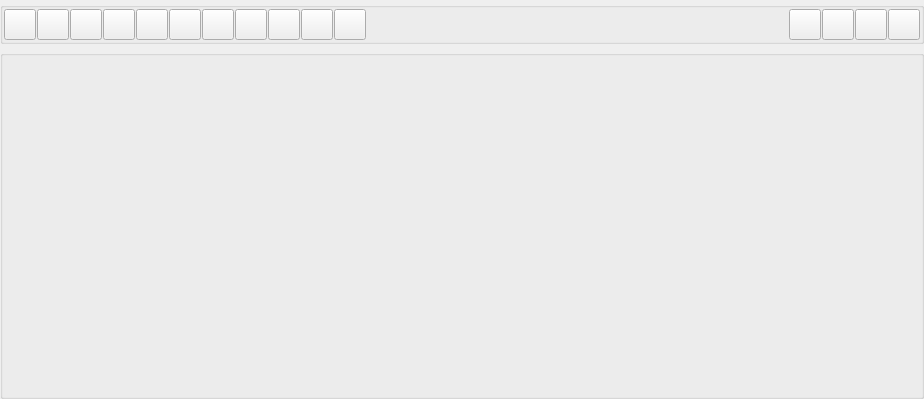
<?xml version="1.0" encoding="UTF-8"?>
<ui version="4.0">
 <class>DBFormDlg</class>
 <widget class="QWidget" name="DBFormDlg">
  <property name="geometry">
   <rect>
    <x>0</x>
    <y>0</y>
    <width>924</width>
    <height>399</height>
   </rect>
  </property>
  <property name="sizePolicy">
   <sizepolicy hsizetype="Expanding" vsizetype="Expanding">
    <horstretch>0</horstretch>
    <verstretch>0</verstretch>
   </sizepolicy>
  </property>
  <property name="windowTitle">
   <string/>
  </property>
  <property name="windowIcon">
   <iconset resource="../resources/resources.qrc">
    <normaloff>:/aplicacion/images/alephLogoIcon.ico</normaloff>:/aplicacion/images/alephLogoIcon.ico</iconset>
  </property>
  <layout class="QVBoxLayout" name="verticalLayout">
   <property name="leftMargin">
    <number>0</number>
   </property>
   <property name="topMargin">
    <number>2</number>
   </property>
   <property name="rightMargin">
    <number>0</number>
   </property>
   <property name="bottomMargin">
    <number>0</number>
   </property>
   <item>
    <widget class="QGroupBox" name="gbButtons">
     <property name="title">
      <string/>
     </property>
     <property name="flat">
      <bool>false</bool>
     </property>
     <layout class="QHBoxLayout" name="horizontalLayout_2">
      <property name="spacing">
       <number>1</number>
      </property>
      <property name="leftMargin">
       <number>1</number>
      </property>
      <property name="topMargin">
       <number>1</number>
      </property>
      <property name="rightMargin">
       <number>1</number>
      </property>
      <property name="bottomMargin">
       <number>1</number>
      </property>
      <item>
       <widget class="QToolButton" name="pbWizard">
        <property name="sizePolicy">
         <sizepolicy hsizetype="Maximum" vsizetype="Fixed">
          <horstretch>25</horstretch>
          <verstretch>0</verstretch>
         </sizepolicy>
        </property>
        <property name="toolTip">
         <string>Crea un nuevo registro usando el asistente</string>
        </property>
        <property name="statusTip">
         <string>Crea un nuevo registro usando el asistente</string>
        </property>
        <property name="whatsThis">
         <string>Permite crear un nuevo tipo de registro en esta tabla utilizando un registro que le auxilia y ayuda en el proceso.</string>
        </property>
        <property name="text">
         <string/>
        </property>
        <property name="icon">
         <iconset resource="../resources/resources.qrc">
          <normaloff>:/generales/images/wizard.png</normaloff>:/generales/images/wizard.png</iconset>
        </property>
        <property name="iconSize">
         <size>
          <width>24</width>
          <height>24</height>
         </size>
        </property>
       </widget>
      </item>
      <item>
       <widget class="QToolButton" name="pbNew">
        <property name="sizePolicy">
         <sizepolicy hsizetype="Maximum" vsizetype="Fixed">
          <horstretch>25</horstretch>
          <verstretch>0</verstretch>
         </sizepolicy>
        </property>
        <property name="toolTip">
         <string>Crea un nuevo registro (F2)</string>
        </property>
        <property name="statusTip">
         <string>Crea un nuevo registro (F2)</string>
        </property>
        <property name="whatsThis">
         <string>Permite crear un nuevo tipo de registro en esta tabla.</string>
        </property>
        <property name="text">
         <string/>
        </property>
        <property name="icon">
         <iconset resource="../resources/resources.qrc">
          <normaloff>:/generales/images/edit_add.png</normaloff>:/generales/images/edit_add.png</iconset>
        </property>
        <property name="iconSize">
         <size>
          <width>24</width>
          <height>24</height>
         </size>
        </property>
        <property name="shortcut">
         <string>F2</string>
        </property>
       </widget>
      </item>
      <item>
       <widget class="QToolButton" name="pbEdit">
        <property name="sizePolicy">
         <sizepolicy hsizetype="Maximum" vsizetype="Fixed">
          <horstretch>25</horstretch>
          <verstretch>0</verstretch>
         </sizepolicy>
        </property>
        <property name="toolTip">
         <string>Modificar el registro seleccionado (F3)</string>
        </property>
        <property name="statusTip">
         <string>Modificar el registro seleccionado (F3)</string>
        </property>
        <property name="whatsThis">
         <string>Abre el formulario de edición del registro actualmente seleccionado.</string>
        </property>
        <property name="text">
         <string/>
        </property>
        <property name="icon">
         <iconset resource="../resources/resources.qrc">
          <normaloff>:/generales/images/edit_edit.png</normaloff>:/generales/images/edit_edit.png</iconset>
        </property>
        <property name="iconSize">
         <size>
          <width>24</width>
          <height>24</height>
         </size>
        </property>
        <property name="shortcut">
         <string>F3</string>
        </property>
       </widget>
      </item>
      <item>
       <widget class="QToolButton" name="pbView">
        <property name="sizePolicy">
         <sizepolicy hsizetype="Maximum" vsizetype="Fixed">
          <horstretch>0</horstretch>
          <verstretch>0</verstretch>
         </sizepolicy>
        </property>
        <property name="toolTip">
         <string>Visualiza en modo lectura el registro</string>
        </property>
        <property name="statusTip">
         <string>Visualiza en modo lectura el registro</string>
        </property>
        <property name="whatsThis">
         <string>Visualiza en modo lectura el registro</string>
        </property>
        <property name="text">
         <string/>
        </property>
        <property name="icon">
         <iconset resource="../resources/resources.qrc">
          <normaloff>:/generales/images/preview.png</normaloff>:/generales/images/preview.png</iconset>
        </property>
        <property name="iconSize">
         <size>
          <width>24</width>
          <height>24</height>
         </size>
        </property>
        <property name="shortcut">
         <string>F4</string>
        </property>
       </widget>
      </item>
      <item>
       <widget class="QToolButton" name="pbCopy">
        <property name="sizePolicy">
         <sizepolicy hsizetype="Maximum" vsizetype="Fixed">
          <horstretch>0</horstretch>
          <verstretch>0</verstretch>
         </sizepolicy>
        </property>
        <property name="toolTip">
         <string>Copia los datos del registro actual a uno nuevo (F4)</string>
        </property>
        <property name="statusTip">
         <string>Copia los datos del registro actual a uno nuevo (F4)</string>
        </property>
        <property name="whatsThis">
         <string>Utilice esta opción si desea trabajar con un nuevo registro pero partiendo de los datos de un registro ya existente.</string>
        </property>
        <property name="text">
         <string/>
        </property>
        <property name="icon">
         <iconset resource="../resources/resources.qrc">
          <normaloff>:/generales/images/copyrecord.png</normaloff>:/generales/images/copyrecord.png</iconset>
        </property>
        <property name="iconSize">
         <size>
          <width>24</width>
          <height>24</height>
         </size>
        </property>
       </widget>
      </item>
      <item>
       <widget class="QToolButton" name="pbDelete">
        <property name="sizePolicy">
         <sizepolicy hsizetype="Maximum" vsizetype="Fixed">
          <horstretch>25</horstretch>
          <verstretch>0</verstretch>
         </sizepolicy>
        </property>
        <property name="toolTip">
         <string>Borrar registro seleccionado (F5)</string>
        </property>
        <property name="statusTip">
         <string>Borrar registro seleccionado (F5)</string>
        </property>
        <property name="whatsThis">
         <string>Borra el registro actualmente seleccionado.</string>
        </property>
        <property name="text">
         <string/>
        </property>
        <property name="icon">
         <iconset resource="../resources/resources.qrc">
          <normaloff>:/generales/images/delete.png</normaloff>:/generales/images/delete.png</iconset>
        </property>
        <property name="iconSize">
         <size>
          <width>24</width>
          <height>24</height>
         </size>
        </property>
        <property name="shortcut">
         <string>F8</string>
        </property>
       </widget>
      </item>
      <item>
       <widget class="QToolButton" name="pbSearch">
        <property name="sizePolicy">
         <sizepolicy hsizetype="Maximum" vsizetype="Fixed">
          <horstretch>25</horstretch>
          <verstretch>0</verstretch>
         </sizepolicy>
        </property>
        <property name="toolTip">
         <string>Buscar... (F6)</string>
        </property>
        <property name="statusTip">
         <string>Buscar... (F6)</string>
        </property>
        <property name="whatsThis">
         <string>Abre el formulario de búsqueda.</string>
        </property>
        <property name="text">
         <string/>
        </property>
        <property name="icon">
         <iconset resource="../resources/resources.qrc">
          <normaloff>:/generales/images/edit_search.png</normaloff>:/generales/images/edit_search.png</iconset>
        </property>
        <property name="iconSize">
         <size>
          <width>24</width>
          <height>24</height>
         </size>
        </property>
        <property name="shortcut">
         <string>F6</string>
        </property>
       </widget>
      </item>
      <item>
       <widget class="QToolButton" name="pbRelatedElements">
        <property name="sizePolicy">
         <sizepolicy hsizetype="Maximum" vsizetype="Fixed">
          <horstretch>0</horstretch>
          <verstretch>0</verstretch>
         </sizepolicy>
        </property>
        <property name="toolTip">
         <string>Muestra los elementos relacionados al registro seleccionado</string>
        </property>
        <property name="statusTip">
         <string>Muestra los elementos relacionados al registro seleccionado</string>
        </property>
        <property name="whatsThis">
         <string>Muestra los elementos relacionados al registro seleccionado. Esos elementos relacionados son otros registros, correos electrónicos, documentos...</string>
        </property>
        <property name="text">
         <string/>
        </property>
        <property name="icon">
         <iconset resource="../resources/resources.qrc">
          <normaloff>:/generales/images/relatedelements.png</normaloff>:/generales/images/relatedelements.png</iconset>
        </property>
        <property name="iconSize">
         <size>
          <width>24</width>
          <height>24</height>
         </size>
        </property>
        <property name="checkable">
         <bool>true</bool>
        </property>
       </widget>
      </item>
      <item>
       <widget class="QToolButton" name="pbPrint">
        <property name="sizePolicy">
         <sizepolicy hsizetype="Maximum" vsizetype="Fixed">
          <horstretch>25</horstretch>
          <verstretch>0</verstretch>
         </sizepolicy>
        </property>
        <property name="toolTip">
         <string>Imprime el documento relacionado con el registro seleccionado. (F7)</string>
        </property>
        <property name="statusTip">
         <string>Imprime el documento relacionado con el registro seleccionado.</string>
        </property>
        <property name="whatsThis">
         <string>Imprime el documento relacionado con el registro seleccionado.</string>
        </property>
        <property name="text">
         <string/>
        </property>
        <property name="icon">
         <iconset resource="../resources/resources.qrc">
          <normaloff>:/generales/images/print.png</normaloff>:/generales/images/print.png</iconset>
        </property>
        <property name="iconSize">
         <size>
          <width>24</width>
          <height>24</height>
         </size>
        </property>
        <property name="shortcut">
         <string>F7</string>
        </property>
       </widget>
      </item>
      <item>
       <widget class="QToolButton" name="pbExportSpreadSheet">
        <property name="sizePolicy">
         <sizepolicy hsizetype="Maximum" vsizetype="Fixed">
          <horstretch>25</horstretch>
          <verstretch>0</verstretch>
         </sizepolicy>
        </property>
        <property name="toolTip">
         <string>Exporta el contenido a hoja de cálculo según el filtrado seleccionado</string>
        </property>
        <property name="statusTip">
         <string>Exporta el contenido a hoja de cálculo</string>
        </property>
        <property name="whatsThis">
         <string>Permite exportar a diferentes formatos de hojas de cálculo o bases de datos, la información visible según el filtrado actual.</string>
        </property>
        <property name="text">
         <string/>
        </property>
        <property name="icon">
         <iconset resource="../resources/resources.qrc">
          <normaloff>:/generales/images/excel.png</normaloff>:/generales/images/excel.png</iconset>
        </property>
        <property name="iconSize">
         <size>
          <width>24</width>
          <height>24</height>
         </size>
        </property>
       </widget>
      </item>
      <item>
       <widget class="QToolButton" name="pbSendEmail">
        <property name="sizePolicy">
         <sizepolicy hsizetype="Maximum" vsizetype="Fixed">
          <horstretch>0</horstretch>
          <verstretch>0</verstretch>
         </sizepolicy>
        </property>
        <property name="toolTip">
         <string>Permite enviar un correo electrónico a partir del registro seleccionado.</string>
        </property>
        <property name="statusTip">
         <string>Permite enviar un correo electrónico a partir del registro seleccionado.</string>
        </property>
        <property name="whatsThis">
         <string>Permite enviar un correo electrónico a partir del registro seleccionado.</string>
        </property>
        <property name="text">
         <string/>
        </property>
        <property name="icon">
         <iconset resource="../resources/resources.qrc">
          <normaloff>:/generales/images/email.png</normaloff>:/generales/images/email.png</iconset>
        </property>
        <property name="iconSize">
         <size>
          <width>24</width>
          <height>24</height>
         </size>
        </property>
       </widget>
      </item>
      <item>
       <spacer name="horizontalSpacer">
        <property name="orientation">
         <enum>Qt::Horizontal</enum>
        </property>
        <property name="sizeHint" stdset="0">
         <size>
          <width>624</width>
          <height>20</height>
         </size>
        </property>
       </spacer>
      </item>
      <item>
       <widget class="QToolButton" name="pbAdjust">
        <property name="sizePolicy">
         <sizepolicy hsizetype="Maximum" vsizetype="Fixed">
          <horstretch>25</horstretch>
          <verstretch>0</verstretch>
         </sizepolicy>
        </property>
        <property name="toolTip">
         <string>Ajustar visualización</string>
        </property>
        <property name="statusTip">
         <string>Ajustar visualización</string>
        </property>
        <property name="whatsThis">
         <string>Ajusta el ancho de las líneas de la rejilla con los datos, para permitir una mejor visualización de los datos.</string>
        </property>
        <property name="text">
         <string/>
        </property>
        <property name="icon">
         <iconset resource="../resources/resources.qrc">
          <normaloff>:/generales/images/edit_resizelines.png</normaloff>:/generales/images/edit_resizelines.png</iconset>
        </property>
        <property name="iconSize">
         <size>
          <width>24</width>
          <height>24</height>
         </size>
        </property>
       </widget>
      </item>
      <item>
       <widget class="QToolButton" name="pbHelp">
        <property name="sizePolicy">
         <sizepolicy hsizetype="Maximum" vsizetype="Fixed">
          <horstretch>0</horstretch>
          <verstretch>0</verstretch>
         </sizepolicy>
        </property>
        <property name="toolTip">
         <string>Muestra la ayuda para esta tabla</string>
        </property>
        <property name="statusTip">
         <string>Muestra la ayuda para esta tabla</string>
        </property>
        <property name="whatsThis">
         <string>Muestra la ayuda para esta tabla</string>
        </property>
        <property name="text">
         <string/>
        </property>
        <property name="icon">
         <iconset resource="../resources/resources.qrc">
          <normaloff>:/generales/images/help-browser.png</normaloff>:/generales/images/help-browser.png</iconset>
        </property>
        <property name="iconSize">
         <size>
          <width>24</width>
          <height>24</height>
         </size>
        </property>
        <property name="shortcut">
         <string>F1</string>
        </property>
       </widget>
      </item>
      <item>
       <widget class="QToolButton" name="pbOk">
        <property name="sizePolicy">
         <sizepolicy hsizetype="Maximum" vsizetype="Fixed">
          <horstretch>0</horstretch>
          <verstretch>0</verstretch>
         </sizepolicy>
        </property>
        <property name="toolTip">
         <string>Cierra el formulario seleccionando el registro marcado</string>
        </property>
        <property name="statusTip">
         <string>Cierra el formulario seleccionando el registro marcado</string>
        </property>
        <property name="whatsThis">
         <string>Cierra el formulario seleccionando el registro marcado</string>
        </property>
        <property name="text">
         <string/>
        </property>
        <property name="icon">
         <iconset resource="../resources/resources.qrc">
          <normaloff>:/aplicacion/images/ok.png</normaloff>:/aplicacion/images/ok.png</iconset>
        </property>
        <property name="iconSize">
         <size>
          <width>24</width>
          <height>24</height>
         </size>
        </property>
       </widget>
      </item>
      <item>
       <widget class="QToolButton" name="pbClose">
        <property name="sizePolicy">
         <sizepolicy hsizetype="Maximum" vsizetype="Fixed">
          <horstretch>25</horstretch>
          <verstretch>0</verstretch>
         </sizepolicy>
        </property>
        <property name="toolTip">
         <string>Cerrar (F10)</string>
        </property>
        <property name="statusTip">
         <string>Cerrar (F10)</string>
        </property>
        <property name="whatsThis">
         <string>Cierra este formulario</string>
        </property>
        <property name="text">
         <string/>
        </property>
        <property name="icon">
         <iconset resource="../resources/resources.qrc">
          <normaloff>:/generales/images/close.png</normaloff>:/generales/images/close.png</iconset>
        </property>
        <property name="iconSize">
         <size>
          <width>24</width>
          <height>24</height>
         </size>
        </property>
        <property name="shortcut">
         <string>F10</string>
        </property>
       </widget>
      </item>
     </layout>
    </widget>
   </item>
   <item>
    <widget class="QGroupBox" name="groupBox">
     <property name="sizePolicy">
      <sizepolicy hsizetype="Expanding" vsizetype="Expanding">
       <horstretch>0</horstretch>
       <verstretch>0</verstretch>
      </sizepolicy>
     </property>
     <property name="title">
      <string/>
     </property>
     <layout class="QHBoxLayout" name="horizontalLayout">
      <property name="leftMargin">
       <number>3</number>
      </property>
      <property name="topMargin">
       <number>3</number>
      </property>
      <property name="rightMargin">
       <number>3</number>
      </property>
      <property name="bottomMargin">
       <number>3</number>
      </property>
     </layout>
    </widget>
   </item>
  </layout>
  <action name="actionCreate">
   <property name="icon">
    <iconset resource="../resources/resources.qrc">
     <normaloff>:/generales/images/edit_add.png</normaloff>:/generales/images/edit_add.png</iconset>
   </property>
   <property name="text">
    <string>Insertar registro</string>
   </property>
   <property name="toolTip">
    <string>Abre el formulario de creación de un registro</string>
   </property>
   <property name="statusTip">
    <string>Abre el formulario de creación de un registro</string>
   </property>
   <property name="whatsThis">
    <string>Abre el formulario de creación de un registro</string>
   </property>
  </action>
  <action name="actionEdit">
   <property name="icon">
    <iconset resource="../resources/resources.qrc">
     <normaloff>:/generales/images/edit_edit.png</normaloff>:/generales/images/edit_edit.png</iconset>
   </property>
   <property name="text">
    <string>Editar registro</string>
   </property>
   <property name="toolTip">
    <string>Permite editar o modificar un registro existente</string>
   </property>
   <property name="statusTip">
    <string>Permite editar o modificar un registro existente</string>
   </property>
   <property name="whatsThis">
    <string>Permite editar o modificar un registro existente</string>
   </property>
  </action>
  <action name="actionWizard">
   <property name="icon">
    <iconset resource="../resources/resources.qrc">
     <normaloff>:/generales/images/wizard.png</normaloff>:/generales/images/wizard.png</iconset>
   </property>
   <property name="text">
    <string>Crear registro con asistente</string>
   </property>
   <property name="toolTip">
    <string>Permite crear un registro a través de un asistente</string>
   </property>
   <property name="statusTip">
    <string>Permite crear un registro a través de un asistente</string>
   </property>
   <property name="whatsThis">
    <string>Permite crear un registro a través de un asistente</string>
   </property>
  </action>
  <action name="actionDelete">
   <property name="icon">
    <iconset resource="../resources/resources.qrc">
     <normaloff>:/generales/images/delete.png</normaloff>:/generales/images/delete.png</iconset>
   </property>
   <property name="text">
    <string>Borrar</string>
   </property>
   <property name="iconText">
    <string>Borrar el registro seleccionado en la lista inferior</string>
   </property>
   <property name="toolTip">
    <string>Borrar el registro seleccionado en la lista inferior</string>
   </property>
   <property name="statusTip">
    <string>Borrar el registro seleccionado en la lista inferior</string>
   </property>
   <property name="whatsThis">
    <string>Borrar el registro seleccionado en la lista inferior</string>
   </property>
  </action>
  <action name="actionSearch">
   <property name="icon">
    <iconset resource="../resources/resources.qrc">
     <normaloff>:/generales/images/edit_search.png</normaloff>:/generales/images/edit_search.png</iconset>
   </property>
   <property name="text">
    <string>Abre el formulario de búsqueda de registros</string>
   </property>
   <property name="iconText">
    <string>Abre el formulario de búsqueda de registros</string>
   </property>
   <property name="toolTip">
    <string>Abre el formulario de búsqueda de registros</string>
   </property>
   <property name="statusTip">
    <string>Abre el formulario de búsqueda de registros</string>
   </property>
   <property name="whatsThis">
    <string>Abre el formulario de búsqueda de registros</string>
   </property>
  </action>
  <action name="actionAdjustLines">
   <property name="icon">
    <iconset resource="../resources/resources.qrc">
     <normaloff>:/generales/images/edit_resizelines.png</normaloff>:/generales/images/edit_resizelines.png</iconset>
   </property>
   <property name="text">
    <string>Ajusta el ancho de las filas de la lista, para una mejor visualización.</string>
   </property>
   <property name="iconText">
    <string>Ajusta el ancho de las filas de la lista, para una mejor visualización.</string>
   </property>
   <property name="toolTip">
    <string>Ajusta el ancho de las filas de la lista, para una mejor visualización.</string>
   </property>
   <property name="statusTip">
    <string>Ajusta el ancho de las filas de la lista, para una mejor visualización.</string>
   </property>
   <property name="whatsThis">
    <string>Ajusta el ancho de las filas de la lista, para una mejor visualización.</string>
   </property>
  </action>
  <action name="actionExit">
   <property name="icon">
    <iconset resource="../resources/resources.qrc">
     <normaloff>:/generales/images/close.png</normaloff>:/generales/images/close.png</iconset>
   </property>
   <property name="text">
    <string>Sale de la aplicación.</string>
   </property>
   <property name="iconText">
    <string>Sale de la aplicación.</string>
   </property>
   <property name="toolTip">
    <string>Sale de la aplicación.</string>
   </property>
   <property name="statusTip">
    <string>Sale de la aplicación.</string>
   </property>
   <property name="whatsThis">
    <string>Sale de la aplicación.</string>
   </property>
  </action>
  <action name="actionCopy">
   <property name="icon">
    <iconset resource="../resources/resources.qrc">
     <normaloff>:/generales/images/copyrecord.png</normaloff>:/generales/images/copyrecord.png</iconset>
   </property>
   <property name="text">
    <string>Agregar Usando Actual</string>
   </property>
   <property name="toolTip">
    <string>Agrega un nuevo registro copiando los datos del registro seleccionado</string>
   </property>
  </action>
  <action name="actionOk">
   <property name="icon">
    <iconset resource="../resources/resources.qrc">
     <normaloff>:/aplicacion/images/ok.png</normaloff>:/aplicacion/images/ok.png</iconset>
   </property>
   <property name="text">
    <string>Ok</string>
   </property>
   <property name="toolTip">
    <string>Cierra el formulario seleccionando el registro actualmente marcado</string>
   </property>
  </action>
  <action name="actionPrint">
   <property name="text">
    <string>Imprime el documento asociado al registro actual</string>
   </property>
  </action>
  <action name="actionEmail">
   <property name="icon">
    <iconset resource="../resources/resources.qrc">
     <normaloff>:/generales/images/email.png</normaloff>:/generales/images/email.png</iconset>
   </property>
   <property name="text">
    <string>Enviar correo electrónico</string>
   </property>
   <property name="toolTip">
    <string>Envía un correo electrónico con información asociada al registro seleccionado.</string>
   </property>
  </action>
  <action name="actionHelp">
   <property name="icon">
    <iconset resource="../resources/resources.qrc">
     <normaloff>:/generales/images/help-browser.png</normaloff>:/generales/images/help-browser.png</iconset>
   </property>
   <property name="text">
    <string>Mostrar Ayuda</string>
   </property>
   <property name="toolTip">
    <string>Mostrar Ayuda.</string>
   </property>
  </action>
  <action name="actionRelatedElements">
   <property name="checkable">
    <bool>true</bool>
   </property>
   <property name="icon">
    <iconset resource="../resources/resources.qrc">
     <normaloff>:/generales/images/relatedelements.png</normaloff>:/generales/images/relatedelements.png</iconset>
   </property>
   <property name="text">
    <string>Muestra los elementos relacionados</string>
   </property>
   <property name="toolTip">
    <string>Permite visualizar los elementos relacionados al registro actualmente seleccionado: Otros registros, correos electrónicos, documentos...</string>
   </property>
  </action>
  <action name="actionView">
   <property name="checkable">
    <bool>true</bool>
   </property>
   <property name="icon">
    <iconset resource="../resources/resources.qrc">
     <normaloff>:/generales/images/preview.png</normaloff>:/generales/images/preview.png</iconset>
   </property>
   <property name="text">
    <string>Visualiza en modo lectura el registro</string>
   </property>
   <property name="toolTip">
    <string>Permite visualizar en modo sólo lectura el registro actual...</string>
   </property>
  </action>
  <action name="actionExportSpreadSheet">
   <property name="icon">
    <iconset resource="../resources/resources.qrc">
     <normaloff>:/generales/images/excel.png</normaloff>:/generales/images/excel.png</iconset>
   </property>
   <property name="text">
    <string>Exportar a Hoja de Cálculo</string>
   </property>
   <property name="toolTip">
    <string>Exportar a Hoja de Cálculo</string>
   </property>
  </action>
 </widget>
 <tabstops>
  <tabstop>pbWizard</tabstop>
  <tabstop>pbNew</tabstop>
  <tabstop>pbEdit</tabstop>
  <tabstop>pbView</tabstop>
  <tabstop>pbCopy</tabstop>
  <tabstop>pbDelete</tabstop>
  <tabstop>pbSearch</tabstop>
  <tabstop>pbRelatedElements</tabstop>
  <tabstop>pbPrint</tabstop>
  <tabstop>pbSendEmail</tabstop>
  <tabstop>pbAdjust</tabstop>
  <tabstop>pbHelp</tabstop>
  <tabstop>pbOk</tabstop>
  <tabstop>pbClose</tabstop>
 </tabstops>
 <resources>
  <include location="../resources/resources.qrc"/>
  <include location="../resources/resources.qrc"/>
  <include location="../resources/resources.qrc"/>
 </resources>
 <connections/>
</ui>
